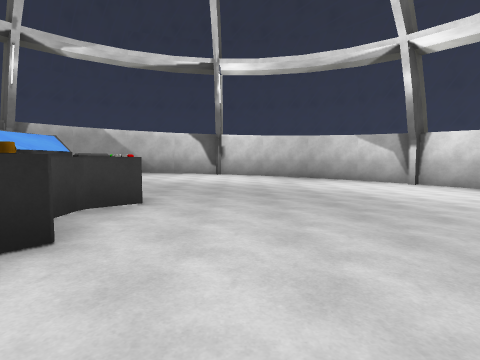
View 1 (above)

16 first-person views from a walk through a Unity game level. The camera is 1.3 m above the floor, tilts 4° down and sees 80° across. The floor is counted in squares, 2 m on a side. Each view is taken from the middle of a square. On the plan, view 1 faces up. The plan holds only what a view shows up to about 9 squares ahead; the rest is blank. The place goes on beyond the plan. The player character is not drawn. Surface patterns are stand-ins for the level's own textures.

View 2
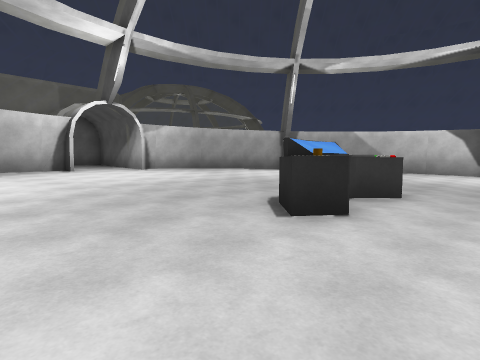

View 3
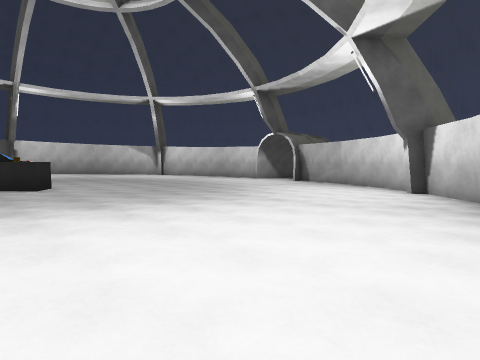

View 4
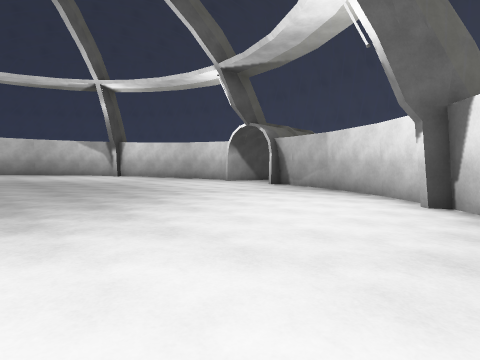

View 5
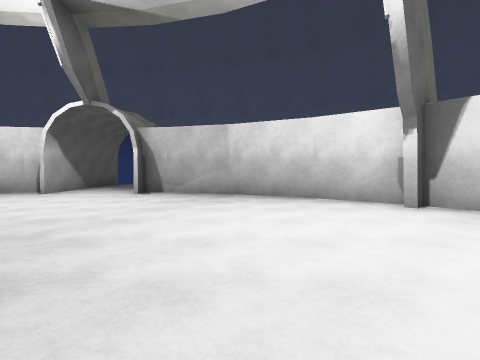

View 6
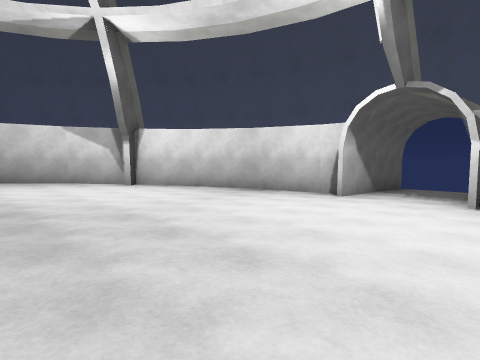

View 7
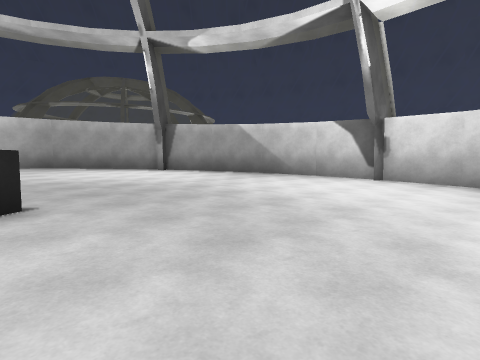

View 8
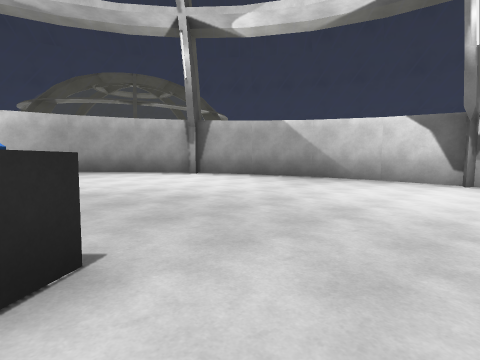

View 9
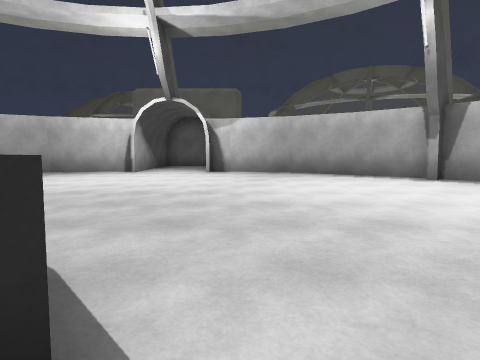

View 10
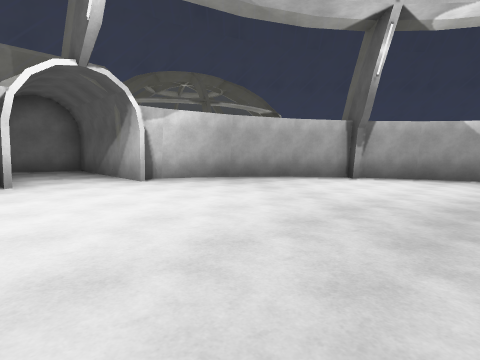

View 11
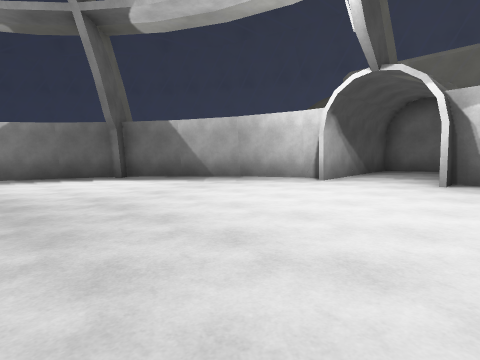

View 12
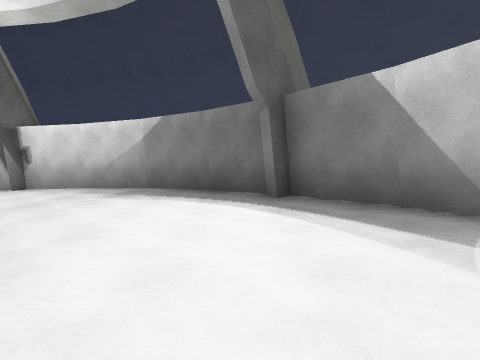

View 13
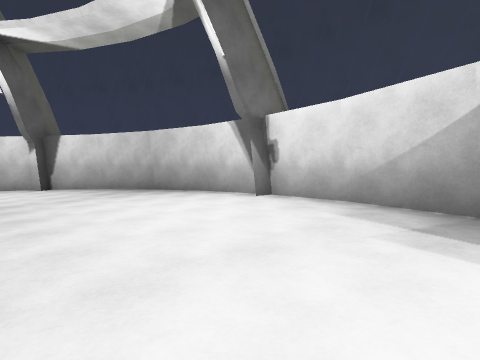

View 14
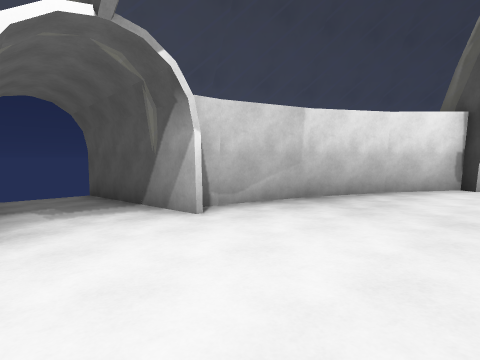

View 15
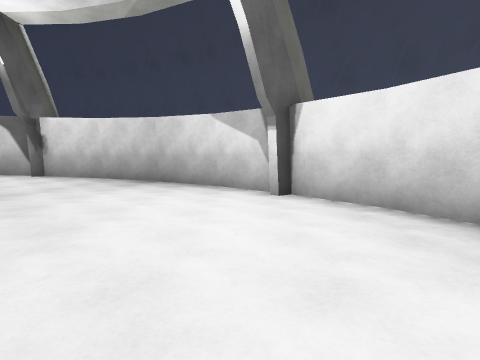

View 16
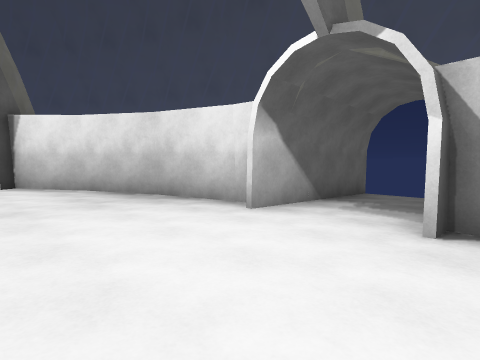

### Floor plan
Key: @ floor where view 1 was taken; # wall or solid block; . main floor; : floor 0.25 m higher than the main floor; - floor 0.25 m lower than the main floor; + floor 0.5 m higher than the main floor; _ floor 0.5 m lower than the main floor; * floor 0.75 m higher than the main floor; < floor 0.75 m lower than the main floor; = window, fence, low wall or low ledge; O other object.
Columns run from 15 left of view 1 to 13 right of it. Each row starts with its distance up from view 1.
 13             =###=
 12           ##:....##
 11         ##:::.....-##
 10        #+::::.....---#
  9       #++::::.....----#
  8      =#++::::.....----_=
  7      #+++::::.....----_#
  6      #+++::::.....----__=
  5     =++++::::.....----__#
  4 #####++++::::O....----__#####
  3 #****++++::::O....----____<<
  2 #***#++++::::O....----____<<
  1 #####++++::::.....----__#####
  0      #+++::::..@..----__#
 -1      #+++::::.....----_#
 -2      =+++::::.....----_#
 -3       #++::::.....----#
 -4        #+::::.....---#=
 -5         #::::.....--#=
 -6          ##::.....##
 -7            =######

Positions as (right, up) in squares from view 1, and headings:
1: (0, 0), facing up
2: (0, -1), facing up-left
3: (-3, -6), facing up-right
4: (0, -5), facing up-right
5: (1, -1), facing right
6: (2, 1), facing up-right
7: (2, 4), facing up-left
8: (0, 4), facing up-left
9: (-1, 5), facing left
10: (-4, 1), facing up-left
11: (-4, 5), facing down-left
12: (-7, 1), facing down
13: (-5, -2), facing down-right
14: (5, 4), facing down-right
15: (5, 4), facing up
16: (5, 1), facing up-right
